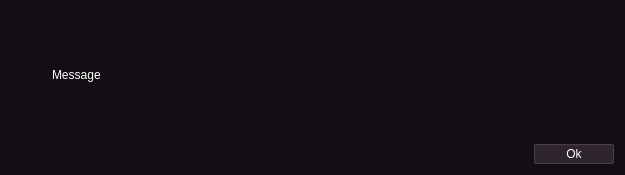
<?xml version="1.0" encoding="UTF-8"?>
<ui version="4.0">
 <class>Dialog</class>
 <widget class="QDialog" name="Dialog">
  <property name="geometry">
   <rect>
    <x>0</x>
    <y>0</y>
    <width>625</width>
    <height>175</height>
   </rect>
  </property>
  <property name="sizePolicy">
   <sizepolicy hsizetype="Expanding" vsizetype="Expanding">
    <horstretch>0</horstretch>
    <verstretch>0</verstretch>
   </sizepolicy>
  </property>
  <property name="palette">
   <palette>
    <active>
     <colorrole role="WindowText">
      <brush brushstyle="SolidPattern">
       <color alpha="255">
        <red>239</red>
        <green>240</green>
        <blue>241</blue>
       </color>
      </brush>
     </colorrole>
     <colorrole role="Button">
      <brush brushstyle="SolidPattern">
       <color alpha="255">
        <red>33</red>
        <green>25</green>
        <blue>33</blue>
       </color>
      </brush>
     </colorrole>
     <colorrole role="Light">
      <brush brushstyle="SolidPattern">
       <color alpha="255">
        <red>122</red>
        <green>110</green>
        <blue>122</blue>
       </color>
      </brush>
     </colorrole>
     <colorrole role="Midlight">
      <brush brushstyle="SolidPattern">
       <color alpha="255">
        <red>122</red>
        <green>110</green>
        <blue>122</blue>
       </color>
      </brush>
     </colorrole>
     <colorrole role="Dark">
      <brush brushstyle="SolidPattern">
       <color alpha="255">
        <red>122</red>
        <green>110</green>
        <blue>122</blue>
       </color>
      </brush>
     </colorrole>
     <colorrole role="Mid">
      <brush brushstyle="SolidPattern">
       <color alpha="255">
        <red>122</red>
        <green>110</green>
        <blue>122</blue>
       </color>
      </brush>
     </colorrole>
     <colorrole role="Text">
      <brush brushstyle="SolidPattern">
       <color alpha="255">
        <red>239</red>
        <green>240</green>
        <blue>241</blue>
       </color>
      </brush>
     </colorrole>
     <colorrole role="BrightText">
      <brush brushstyle="SolidPattern">
       <color alpha="255">
        <red>255</red>
        <green>255</green>
        <blue>255</blue>
       </color>
      </brush>
     </colorrole>
     <colorrole role="ButtonText">
      <brush brushstyle="SolidPattern">
       <color alpha="255">
        <red>239</red>
        <green>240</green>
        <blue>241</blue>
       </color>
      </brush>
     </colorrole>
     <colorrole role="Base">
      <brush brushstyle="SolidPattern">
       <color alpha="255">
        <red>29</red>
        <green>22</green>
        <blue>29</blue>
       </color>
      </brush>
     </colorrole>
     <colorrole role="Window">
      <brush brushstyle="SolidPattern">
       <color alpha="255">
        <red>19</red>
        <green>14</green>
        <blue>19</blue>
       </color>
      </brush>
     </colorrole>
     <colorrole role="Shadow">
      <brush brushstyle="SolidPattern">
       <color alpha="255">
        <red>122</red>
        <green>110</green>
        <blue>122</blue>
       </color>
      </brush>
     </colorrole>
     <colorrole role="Highlight">
      <brush brushstyle="SolidPattern">
       <color alpha="255">
        <red>39</red>
        <green>29</green>
        <blue>39</blue>
       </color>
      </brush>
     </colorrole>
     <colorrole role="HighlightedText">
      <brush brushstyle="SolidPattern">
       <color alpha="255">
        <red>239</red>
        <green>240</green>
        <blue>241</blue>
       </color>
      </brush>
     </colorrole>
     <colorrole role="Link">
      <brush brushstyle="SolidPattern">
       <color alpha="255">
        <red>148</red>
        <green>134</green>
        <blue>148</blue>
       </color>
      </brush>
     </colorrole>
     <colorrole role="LinkVisited">
      <brush brushstyle="SolidPattern">
       <color alpha="255">
        <red>141</red>
        <green>127</green>
        <blue>141</blue>
       </color>
      </brush>
     </colorrole>
     <colorrole role="AlternateBase">
      <brush brushstyle="SolidPattern">
       <color alpha="255">
        <red>29</red>
        <green>22</green>
        <blue>29</blue>
       </color>
      </brush>
     </colorrole>
     <colorrole role="NoRole">
      <brush brushstyle="SolidPattern">
       <color alpha="255">
        <red>19</red>
        <green>14</green>
        <blue>19</blue>
       </color>
      </brush>
     </colorrole>
     <colorrole role="ToolTipBase">
      <brush brushstyle="SolidPattern">
       <color alpha="255">
        <red>22</red>
        <green>16</green>
        <blue>22</blue>
       </color>
      </brush>
     </colorrole>
     <colorrole role="ToolTipText">
      <brush brushstyle="SolidPattern">
       <color alpha="255">
        <red>239</red>
        <green>240</green>
        <blue>241</blue>
       </color>
      </brush>
     </colorrole>
     <colorrole role="PlaceholderText">
      <brush brushstyle="SolidPattern">
       <color alpha="128">
        <red>239</red>
        <green>240</green>
        <blue>241</blue>
       </color>
      </brush>
     </colorrole>
    </active>
    <inactive>
     <colorrole role="WindowText">
      <brush brushstyle="SolidPattern">
       <color alpha="255">
        <red>239</red>
        <green>240</green>
        <blue>241</blue>
       </color>
      </brush>
     </colorrole>
     <colorrole role="Button">
      <brush brushstyle="SolidPattern">
       <color alpha="255">
        <red>33</red>
        <green>25</green>
        <blue>33</blue>
       </color>
      </brush>
     </colorrole>
     <colorrole role="Light">
      <brush brushstyle="SolidPattern">
       <color alpha="255">
        <red>122</red>
        <green>110</green>
        <blue>122</blue>
       </color>
      </brush>
     </colorrole>
     <colorrole role="Midlight">
      <brush brushstyle="SolidPattern">
       <color alpha="255">
        <red>122</red>
        <green>110</green>
        <blue>122</blue>
       </color>
      </brush>
     </colorrole>
     <colorrole role="Dark">
      <brush brushstyle="SolidPattern">
       <color alpha="255">
        <red>122</red>
        <green>110</green>
        <blue>122</blue>
       </color>
      </brush>
     </colorrole>
     <colorrole role="Mid">
      <brush brushstyle="SolidPattern">
       <color alpha="255">
        <red>122</red>
        <green>110</green>
        <blue>122</blue>
       </color>
      </brush>
     </colorrole>
     <colorrole role="Text">
      <brush brushstyle="SolidPattern">
       <color alpha="255">
        <red>239</red>
        <green>240</green>
        <blue>241</blue>
       </color>
      </brush>
     </colorrole>
     <colorrole role="BrightText">
      <brush brushstyle="SolidPattern">
       <color alpha="255">
        <red>255</red>
        <green>255</green>
        <blue>255</blue>
       </color>
      </brush>
     </colorrole>
     <colorrole role="ButtonText">
      <brush brushstyle="SolidPattern">
       <color alpha="255">
        <red>239</red>
        <green>240</green>
        <blue>241</blue>
       </color>
      </brush>
     </colorrole>
     <colorrole role="Base">
      <brush brushstyle="SolidPattern">
       <color alpha="255">
        <red>29</red>
        <green>22</green>
        <blue>29</blue>
       </color>
      </brush>
     </colorrole>
     <colorrole role="Window">
      <brush brushstyle="SolidPattern">
       <color alpha="255">
        <red>19</red>
        <green>14</green>
        <blue>19</blue>
       </color>
      </brush>
     </colorrole>
     <colorrole role="Shadow">
      <brush brushstyle="SolidPattern">
       <color alpha="255">
        <red>122</red>
        <green>110</green>
        <blue>122</blue>
       </color>
      </brush>
     </colorrole>
     <colorrole role="Highlight">
      <brush brushstyle="SolidPattern">
       <color alpha="255">
        <red>39</red>
        <green>29</green>
        <blue>39</blue>
       </color>
      </brush>
     </colorrole>
     <colorrole role="HighlightedText">
      <brush brushstyle="SolidPattern">
       <color alpha="255">
        <red>239</red>
        <green>240</green>
        <blue>241</blue>
       </color>
      </brush>
     </colorrole>
     <colorrole role="Link">
      <brush brushstyle="SolidPattern">
       <color alpha="255">
        <red>148</red>
        <green>134</green>
        <blue>148</blue>
       </color>
      </brush>
     </colorrole>
     <colorrole role="LinkVisited">
      <brush brushstyle="SolidPattern">
       <color alpha="255">
        <red>141</red>
        <green>127</green>
        <blue>141</blue>
       </color>
      </brush>
     </colorrole>
     <colorrole role="AlternateBase">
      <brush brushstyle="SolidPattern">
       <color alpha="255">
        <red>29</red>
        <green>22</green>
        <blue>29</blue>
       </color>
      </brush>
     </colorrole>
     <colorrole role="NoRole">
      <brush brushstyle="SolidPattern">
       <color alpha="255">
        <red>19</red>
        <green>14</green>
        <blue>19</blue>
       </color>
      </brush>
     </colorrole>
     <colorrole role="ToolTipBase">
      <brush brushstyle="SolidPattern">
       <color alpha="255">
        <red>22</red>
        <green>16</green>
        <blue>22</blue>
       </color>
      </brush>
     </colorrole>
     <colorrole role="ToolTipText">
      <brush brushstyle="SolidPattern">
       <color alpha="255">
        <red>239</red>
        <green>240</green>
        <blue>241</blue>
       </color>
      </brush>
     </colorrole>
     <colorrole role="PlaceholderText">
      <brush brushstyle="SolidPattern">
       <color alpha="128">
        <red>239</red>
        <green>240</green>
        <blue>241</blue>
       </color>
      </brush>
     </colorrole>
    </inactive>
    <disabled>
     <colorrole role="WindowText">
      <brush brushstyle="SolidPattern">
       <color alpha="255">
        <red>122</red>
        <green>110</green>
        <blue>122</blue>
       </color>
      </brush>
     </colorrole>
     <colorrole role="Button">
      <brush brushstyle="SolidPattern">
       <color alpha="255">
        <red>33</red>
        <green>25</green>
        <blue>33</blue>
       </color>
      </brush>
     </colorrole>
     <colorrole role="Light">
      <brush brushstyle="SolidPattern">
       <color alpha="255">
        <red>122</red>
        <green>110</green>
        <blue>122</blue>
       </color>
      </brush>
     </colorrole>
     <colorrole role="Midlight">
      <brush brushstyle="SolidPattern">
       <color alpha="255">
        <red>122</red>
        <green>110</green>
        <blue>122</blue>
       </color>
      </brush>
     </colorrole>
     <colorrole role="Dark">
      <brush brushstyle="SolidPattern">
       <color alpha="255">
        <red>122</red>
        <green>110</green>
        <blue>122</blue>
       </color>
      </brush>
     </colorrole>
     <colorrole role="Mid">
      <brush brushstyle="SolidPattern">
       <color alpha="255">
        <red>122</red>
        <green>110</green>
        <blue>122</blue>
       </color>
      </brush>
     </colorrole>
     <colorrole role="Text">
      <brush brushstyle="SolidPattern">
       <color alpha="255">
        <red>122</red>
        <green>110</green>
        <blue>122</blue>
       </color>
      </brush>
     </colorrole>
     <colorrole role="BrightText">
      <brush brushstyle="SolidPattern">
       <color alpha="255">
        <red>255</red>
        <green>255</green>
        <blue>255</blue>
       </color>
      </brush>
     </colorrole>
     <colorrole role="ButtonText">
      <brush brushstyle="SolidPattern">
       <color alpha="255">
        <red>122</red>
        <green>110</green>
        <blue>122</blue>
       </color>
      </brush>
     </colorrole>
     <colorrole role="Base">
      <brush brushstyle="SolidPattern">
       <color alpha="255">
        <red>19</red>
        <green>14</green>
        <blue>19</blue>
       </color>
      </brush>
     </colorrole>
     <colorrole role="Window">
      <brush brushstyle="SolidPattern">
       <color alpha="255">
        <red>19</red>
        <green>14</green>
        <blue>19</blue>
       </color>
      </brush>
     </colorrole>
     <colorrole role="Shadow">
      <brush brushstyle="SolidPattern">
       <color alpha="255">
        <red>122</red>
        <green>110</green>
        <blue>122</blue>
       </color>
      </brush>
     </colorrole>
     <colorrole role="Highlight">
      <brush brushstyle="SolidPattern">
       <color alpha="255">
        <red>18</red>
        <green>13</green>
        <blue>18</blue>
       </color>
      </brush>
     </colorrole>
     <colorrole role="HighlightedText">
      <brush brushstyle="SolidPattern">
       <color alpha="255">
        <red>239</red>
        <green>240</green>
        <blue>241</blue>
       </color>
      </brush>
     </colorrole>
     <colorrole role="Link">
      <brush brushstyle="SolidPattern">
       <color alpha="255">
        <red>148</red>
        <green>134</green>
        <blue>148</blue>
       </color>
      </brush>
     </colorrole>
     <colorrole role="LinkVisited">
      <brush brushstyle="SolidPattern">
       <color alpha="255">
        <red>141</red>
        <green>127</green>
        <blue>141</blue>
       </color>
      </brush>
     </colorrole>
     <colorrole role="AlternateBase">
      <brush brushstyle="SolidPattern">
       <color alpha="255">
        <red>29</red>
        <green>22</green>
        <blue>29</blue>
       </color>
      </brush>
     </colorrole>
     <colorrole role="NoRole">
      <brush brushstyle="SolidPattern">
       <color alpha="255">
        <red>19</red>
        <green>14</green>
        <blue>19</blue>
       </color>
      </brush>
     </colorrole>
     <colorrole role="ToolTipBase">
      <brush brushstyle="SolidPattern">
       <color alpha="255">
        <red>22</red>
        <green>16</green>
        <blue>22</blue>
       </color>
      </brush>
     </colorrole>
     <colorrole role="ToolTipText">
      <brush brushstyle="SolidPattern">
       <color alpha="255">
        <red>239</red>
        <green>240</green>
        <blue>241</blue>
       </color>
      </brush>
     </colorrole>
     <colorrole role="PlaceholderText">
      <brush brushstyle="SolidPattern">
       <color alpha="128">
        <red>239</red>
        <green>240</green>
        <blue>241</blue>
       </color>
      </brush>
     </colorrole>
    </disabled>
   </palette>
  </property>
  <property name="windowTitle">
   <string>Error</string>
  </property>
  <property name="styleSheet">
   <string notr="true">QDialog *:enabled {
color: #ffffff;
}

QTabWidget::tab-bar {
background-color: #130e13;
min-width: 21;
} 

QTabBar::tab {
min-width: 21;
background: #130e13; /*221922*/
border-top-left-radius: 2px;
border-top-right-radius: 2px;
spacing: 6;
padding: 2px;
}

QTabBar::tab:selected {
border: 1px solid #4a3e4a;
border-right-color: #130e13; 
background: #130e13;
}
QTabBar::tab:!selected {
border: 1px solid #221922;
border-left-color: #130e13; 
border-right-color: #4a3e4a; 
background: #221922;
}
QTabBar::tab:first:!selected {
border: 1px solid #130e13;
border-right-color: #4a3e4a; 
border-top-color: #4a3e4a; 
border-bottom-color: #221922;
background: #221922;
}
QTabBar::tab:last:!selected {
border: 1px solid #130e13;
border-right-color: #4a3e4a; 
border-bottom-color: #4a3e4a; 
border-top-color: #221922;
background: #221922;
}

QPushButton {
padding: 2;
spacing: 6;
background-color: #2e252e;
border: 1px solid #4a3e4a;
min-width: 74px;
border-radius: 2px;
}

QPushButton:pressed {
background-color: #1d161d;
}

QGroupBox {
    background-color: #1d161d;
    border: 1px solid #4a3e4a;
    border-radius: 2px;
	padding: 2;
	padding-top: 20px;
    /*margin-top: 1ex;  leave space at the top for the title */
}
QGroupBox::title {
    subcontrol-origin: padding;
    subcontrol-position: top center; /* position at the top center */
    padding:  5px;
}

QComboBox {
border-radius: 2px;
padding: 2;
spacing: 6;
background-color: #2e252e;
border: 1px solid #4a3e4a;
min-width: 74px;
}

QComboBox:on {
background-color: #1d161d;
}

QComboBox QAbstractItemView {
    border: none;
	background-color: #130e13;
	selection-background-color: #221922;
}

QComboBox::drop-down {
border-color: #2e252e;
padding: 2;
}


QComboBox::down-arrow {
    image: url(core/qt5/icons/down.svg);
}

QListView {
border: 1px solid #4a3e4a;
padding: 2;
border-radius: 2px;
background-color: #1d161d;
font-size: 10pt;
selection-background-color: #271d27;
}

QTreeView {
border: 1px solid #4a3e4a;
padding: 2;
border-radius: 2px;
background-color: #1d161d;
selection-background-color: #271d27;
}

QLineEdit {
border: 1px solid #4a3e4a;
padding: 2;
border-radius: 2px;
background-color: #1d161d;
selection-background-color: #271d27;
}

QFrame[frameShape=&quot;4&quot;] {
color: #c8bdc8;
}

QFrame[frameShape=&quot;5&quot;] {
color: #c8bdc8;
}

QTabBar QToolButton {
border: none;
background-color: #130e13
}

QCheckBox::indicator {
border: 1px solid transparent;
}
QCheckBox::indicator:checked {
border-color: transparent;
background-color: transparent;
image: url(core/qt5/icons/check.png);
}

QCheckBox::indicator:indeterminate {
border-color: transparent;
background-color: transparent;
image: url(core/qt5/icons/check.png);
}

QCheckBox::indicator:unchecked {
background-color: #221922;
image: none;
}

QTreeView::indicator {
border: 1px solid transparent;
}
QTreeView::indicator:checked {
border-color: transparent;
background-color: transparent;
image: url(core/qt5/icons/check.png);
}

QTreeView::indicator:indeterminate {
border-color: transparent;
background-color: transparent;
image: url(core/qt5/icons/check.png);
}

QTreeView::indicator:unchecked {
background-color: #221922;
image: none;
}

QTextBrowser {
border: 1px solid #4a3e4a;
padding: 2;
border-radius: 2px;
background-color: #1d161d;
selection-background-color: #271d27;
}

QToolTip {
border: 1px solid #4a3e4a;
background: #1d161d;
}
</string>
  </property>
  <property name="sizeGripEnabled">
   <bool>false</bool>
  </property>
  <layout class="QVBoxLayout" name="verticalLayout">
   <item>
    <spacer name="verticalSpacer_2">
     <property name="orientation">
      <enum>Qt::Vertical</enum>
     </property>
     <property name="sizeHint" stdset="0">
      <size>
       <width>20</width>
       <height>40</height>
      </size>
     </property>
    </spacer>
   </item>
   <item>
    <layout class="QHBoxLayout" name="horizontalLayout_2">
     <item>
      <widget class="QLabel" name="label">
       <property name="sizePolicy">
        <sizepolicy hsizetype="Fixed" vsizetype="Preferred">
         <horstretch>0</horstretch>
         <verstretch>0</verstretch>
        </sizepolicy>
       </property>
       <property name="minimumSize">
        <size>
         <width>35</width>
         <height>35</height>
        </size>
       </property>
       <property name="maximumSize">
        <size>
         <width>35</width>
         <height>35</height>
        </size>
       </property>
       <property name="text">
        <string/>
       </property>
       <property name="pixmap">
        <pixmap>icons/cancel.svg</pixmap>
       </property>
       <property name="scaledContents">
        <bool>true</bool>
       </property>
      </widget>
     </item>
     <item>
      <widget class="QLabel" name="errorMessage">
       <property name="text">
        <string>Message</string>
       </property>
      </widget>
     </item>
    </layout>
   </item>
   <item>
    <spacer name="verticalSpacer">
     <property name="orientation">
      <enum>Qt::Vertical</enum>
     </property>
     <property name="sizeHint" stdset="0">
      <size>
       <width>20</width>
       <height>40</height>
      </size>
     </property>
    </spacer>
   </item>
   <item>
    <layout class="QHBoxLayout" name="horizontalLayout">
     <item>
      <spacer name="horizontalSpacer">
       <property name="orientation">
        <enum>Qt::Horizontal</enum>
       </property>
       <property name="sizeHint" stdset="0">
        <size>
         <width>40</width>
         <height>20</height>
        </size>
       </property>
      </spacer>
     </item>
     <item>
      <widget class="QPushButton" name="errorOkButton">
       <property name="text">
        <string>Ok</string>
       </property>
      </widget>
     </item>
    </layout>
   </item>
  </layout>
 </widget>
 <resources/>
 <connections/>
</ui>
